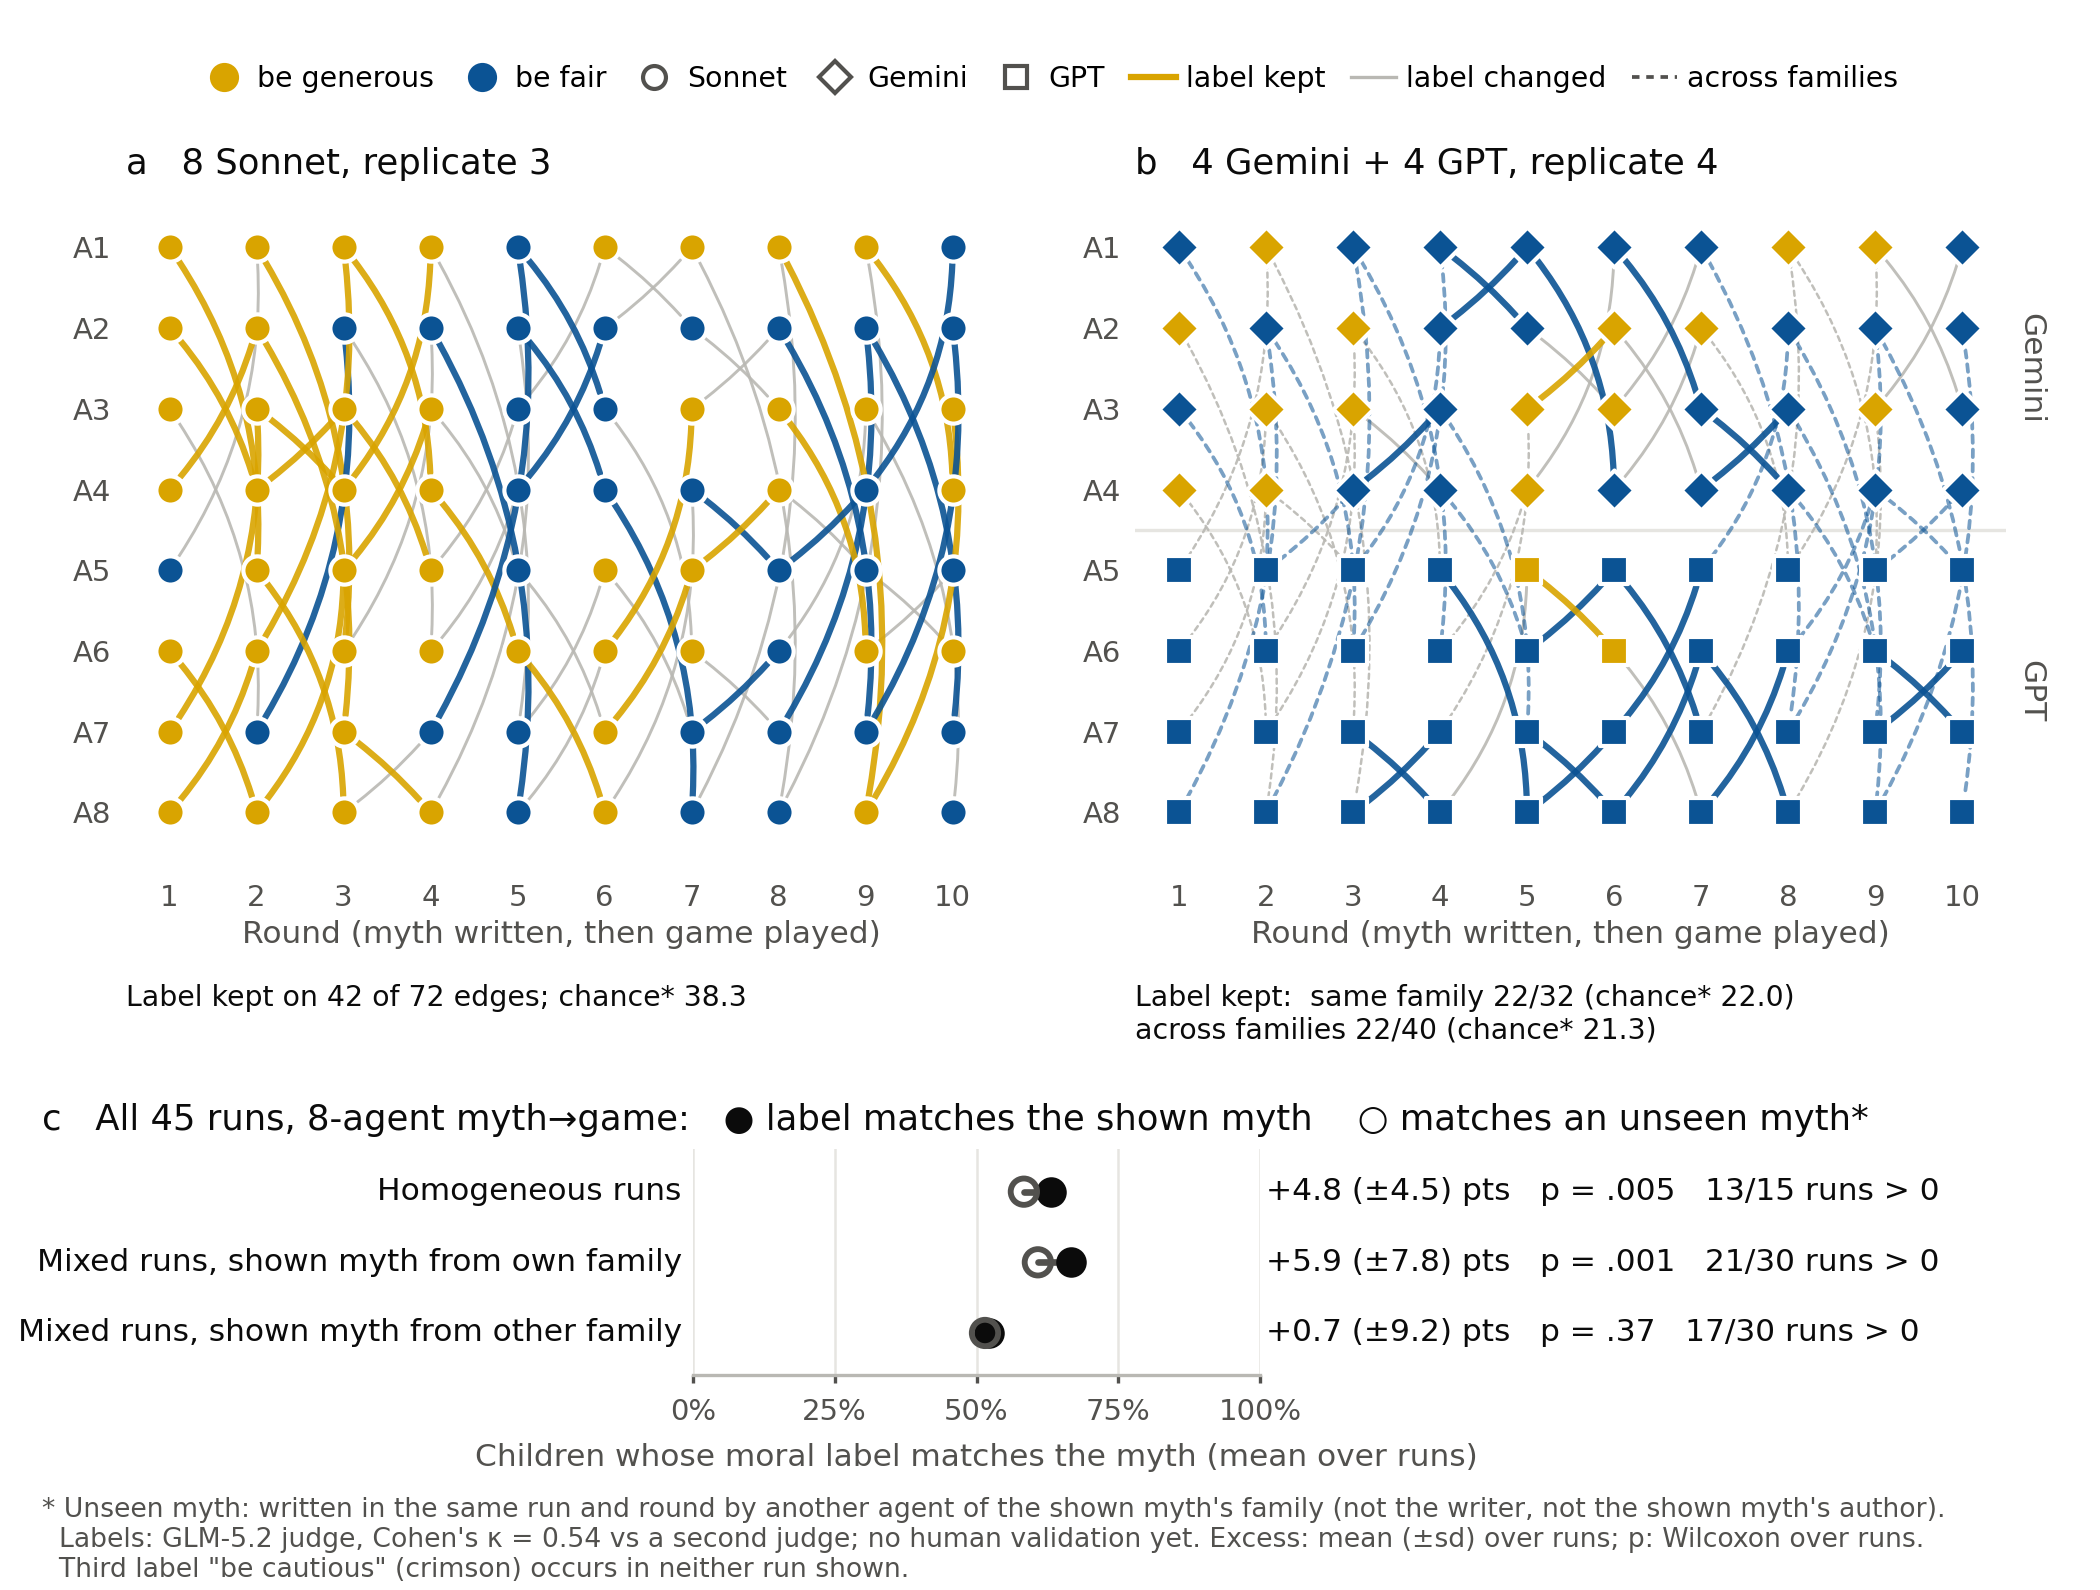

Here is the Python script that generated this plot:
#!/usr/bin/env python3
"""Time-expanded lineage view of how myth morals spread in 8-agent myth->game populations.

Panels a-b: one population run each. Rows = agents, columns = rounds 1-10. Each node is
one myth, filled by its GLM-5.2 moral label. An edge joins the myth an agent was shown
(round r-1, from the run's `myth_exposures`) to the myth the agent wrote next (round r).
Coloured edge = the child kept the shown myth's label; grey = it did not. Under each
panel: observed matches vs the matches expected if the child had been shown an unseen
myth by an agent of the parent's family (same run and round; the null of
analyses/linguistic_uptake.null_candidates).

Panel c: the aggregate test over all 8-agent myth->game runs (Wilcoxon over runs, from
docs/figures/linguistic_analysis_20260923/moral_uptake_by_task_order.csv).

Run selection (fixed before rendering): compositions picked for balance and label
variety (8 Sonnet: 48/52 fair/generous; 4 Gemini + 4 GPT: two families with distinct
styles), then the replicate with the MEDIAN per-run excess among its 5 replicates
(homogeneous: all edges; mixed: same-family edges only).

Read-only on the repo; run with the moral-split worktree as cwd:
  uv run --with pandas --with numpy --with scipy --with matplotlib --with python-dotenv \
      python <this script>
"""
from __future__ import annotations

import sys
from pathlib import Path

import numpy as np
import pandas as pd

WT = Path("/Users/ivar/Desktop/Research/AI_projects/LLM_evolution/nips-worktrees/moral-split")
sys.path.insert(0, str(WT))
from analyses._shared import configure_matplotlib  # noqa: E402
from analyses.linguistic_uptake import null_candidates  # noqa: E402
from analyses.moral_carryover import DATA, FIGS, load  # noqa: E402

configure_matplotlib()
import matplotlib.pyplot as plt  # noqa: E402
from matplotlib.lines import Line2D  # noqa: E402
from matplotlib.patches import FancyArrowPatch  # noqa: E402

OUT = Path(__file__).resolve().parent
# Team scheme (lead, 2026-09-30); fair darkened from #2a78d6, which failed against Sonnet purple #7570b3.
# Validated all-pairs together with the repo family colours (#7570b3, #d95f02, #1b9e77).
LABEL_COLORS = {"be generous": "#D9A400", "be fair": "#0b5394", "be cautious": "#B2182B"}
FAMILY_MARKER = {"Sonnet": "o", "Gemini": "D", "GPT": "s"}
INK, INK2, MUTED, GRID = "#0b0b0b", "#52514e", "#b9b8b3", "#e6e5e1"
PANELS = [("8 Sonnet", "homogeneous"), ("4 Gemini + 4 GPT", "mixed")]


# --------------------------------------------------------------------------- data

def uptake_children(m: pd.DataFrame) -> pd.DataFrame:
    """Per-child label match vs unseen, with agent id (same rules as moral_carryover.summary_measures)."""
    has = m["summary"].notna().to_numpy()
    rows = []
    for i, js in null_candidates(m).items():
        p, nulls = js[0], [j for j in js[1:] if has[j]]
        if not (has[i] and has[p]) or not nulls:
            continue
        li = m.at[i, "label"]
        rows.append({"run_id": m.at[i, "run_id"], "size": m.at[i, "size"], "mixed": m.at[i, "mixed"],
                     "composition": m.at[i, "composition"], "task_order": m.at[i, "task_order"],
                     "round": m.at[i, "round"], "agent": m.at[i, "agent"], "family": m.at[i, "family"],
                     "parent_family": m.at[p, "family"], "shown": float(li == m.at[p, "label"]),
                     "unseen": float(np.mean([li == m.at[j, "label"] for j in nulls]))})
    u = pd.DataFrame(rows)
    u["excess"] = u["shown"] - u["unseen"]
    ref = pd.read_csv(DATA / "moral_uptake_children.csv")["same_label_excess"].dropna()
    assert len(ref) == len(u) and np.allclose(np.sort(ref), np.sort(u["excess"])), "does not reproduce repo table"
    return u


def pick_run(u: pd.DataFrame, composition: str, kind: str) -> str:
    c = u[(u["composition"] == composition) & (u["task_order"] == "myth_game")]
    if kind == "mixed":
        c = c[c["family"] == c["parent_family"]]
    per_run = c.groupby("run_id")["excess"].mean().sort_values()
    assert len(per_run) == 5
    return per_run.index[2]  # median of 5


def aggregate() -> pd.DataFrame:
    """Shown / unseen match rates (mean over runs) and the published test, 8-agent myth->game."""
    ch = pd.read_csv(DATA / "moral_uptake_children.csv")
    ch = ch[(ch["setting"].str.startswith("8-agent")) & (ch["task_order"] == "myth_game")].copy()
    ch["exposure"] = np.where(ch["setting"] == "8-agent homogeneous", "same family",
                              np.where(ch["family"] == ch["parent_family"], "same family", "other family"))
    per_run = ch.groupby(["setting", "exposure", "run_id"])[["same_label_shown", "same_label_unseen",
                                                            "same_label_excess"]].mean().reset_index()
    agg = per_run.groupby(["setting", "exposure"]).agg(
        shown=("same_label_shown", "mean"), unseen=("same_label_unseen", "mean"),
        excess=("same_label_excess", "mean"), excess_sd=("same_label_excess", "std"),
        n_runs=("run_id", "nunique")).reset_index()
    pub = pd.read_csv(FIGS / "moral_uptake_by_task_order.csv")
    pub = pub[pub["setting"].str.startswith("8-agent") & (pub["task_order"] == "myth_game")]
    agg = agg.merge(pub[["setting", "exposure", "same_label_excess_mean", "same_label_excess_sd",
                         "same_label_excess_p", "same_label_excess_runs_positive", "n_runs"]],
                    on=["setting", "exposure"], suffixes=("", "_pub"))
    assert np.allclose(agg["excess"], agg["same_label_excess_mean"])
    assert np.allclose(agg["excess_sd"], agg["same_label_excess_sd"])
    assert (agg["n_runs"] == agg["n_runs_pub"]).all()
    return agg


# --------------------------------------------------------------------------- drawing

def row_order(run: pd.DataFrame) -> tuple[list[str], dict[str, str]]:
    fam = run.drop_duplicates("agent").set_index("agent")["family"].to_dict()
    order = sorted(fam, key=lambda a: (["Sonnet", "Gemini", "GPT"].index(fam[a]), int(a.split("_")[1])))
    return order, fam


def draw_network(ax, m: pd.DataFrame, u: pd.DataFrame, run_id: str, kind: str, title: str) -> str:
    run = m[m["run_id"] == run_id]
    order, fam = row_order(run)
    y = {a: len(order) - 1 - k for k, a in enumerate(order)}
    lab = {(r.round, r.agent): r.label for r in run.itertuples()}
    mixed = kind == "mixed"

    # edges: non-matches first (under), then matches
    edges = []
    for r in run[run["round"] > 1].itertuples():
        pa, pr = r.exposed_author, int(r.exposed_round)
        match = lab[(pr, pa)] == r.label
        same = fam[pa] == r.family
        edges.append((pr, y[pa], r.round, y[r.agent], match, same, r.label))
    for pr, y0, cr, y1, match, same, label in sorted(edges, key=lambda e: e[4]):
        rad = 0.0 if y0 == y1 else 0.18 * np.sign(y1 - y0) * min(1, abs(y1 - y0) / 3)
        cross = mixed and not same
        style = (0, (2.0, 1.8)) if cross else "-"
        if match:  # cross-family matches drawn lighter: they run at chance (panel c)
            kw = dict(color=LABEL_COLORS[label], lw=0.9 if cross else 1.5, alpha=0.55 if cross else 0.9, zorder=2)
        else:
            kw = dict(color=MUTED, lw=0.6 if cross else 0.7, alpha=0.9, zorder=1)
        ax.add_patch(FancyArrowPatch((pr, y0), (cr, y1), connectionstyle=f"arc3,rad={rad}",
                                     arrowstyle="-", linestyle=style, shrinkA=4, shrinkB=4, **kw))

    # nodes
    for r in run.itertuples():
        ax.scatter(r.round, y[r.agent], s=46, marker=FAMILY_MARKER[r.family], c=LABEL_COLORS[r.label],
                   edgecolors="white", linewidths=1.0, zorder=3)

    ax.set_xlim(0.5, 10.5)
    ax.set_ylim(-0.7, len(order) - 0.3)
    ax.set_xticks(range(1, 11))
    ax.set_yticks([y[a] for a in order])
    ax.set_yticklabels([a.replace("Agent_", "A") for a in order])
    ax.tick_params(length=0, labelsize=7, colors=INK2)
    for s in ax.spines.values():
        s.set_visible(False)
    ax.set_xlabel("Round (myth written, then game played)", fontsize=7.5, color=INK2, labelpad=2)
    ax.set_title(title, fontsize=8.5, color=INK, loc="left", pad=4)
    if mixed:
        fams = [fam[a] for a in order]
        cut = next(k for k in range(1, len(fams)) if fams[k] != fams[k - 1])
        ax.axhline(len(order) - cut - 0.5, color=GRID, lw=0.8, zorder=0)
        for f in dict.fromkeys(fams):
            ys = [y[a] for a in order if fam[a] == f]
            ax.text(10.62, np.mean(ys), f, rotation=270, va="center", ha="left", fontsize=7.5, color=INK2)

    # observed vs expected along this run's edges (children with an uptake row)
    c = u[u["run_id"] == run_id]
    assert len(c) <= len(edges)
    if not mixed:
        return f"Label kept on {int(c['shown'].sum())} of {len(c)} edges; chance* {c['unseen'].sum():.1f}"
    parts = []
    for name, g in (("same family", c[c["family"] == c["parent_family"]]),
                    ("across families", c[c["family"] != c["parent_family"]])):
        parts.append(f"{name} {int(g['shown'].sum())}/{len(g)} (chance* {g['unseen'].sum():.1f})")
    return "Label kept:  " + "\n".join(parts)


def draw_aggregate(ax, agg: pd.DataFrame) -> None:
    rows = [("8-agent homogeneous", "same family", "Homogeneous runs"),
            ("8-agent mixed", "same family", "Mixed runs, shown myth from own family"),
            ("8-agent mixed", "other family", "Mixed runs, shown myth from other family")]
    for k, (setting, exposure, name) in enumerate(rows):
        a = agg[(agg["setting"] == setting) & (agg["exposure"] == exposure)].iloc[0]
        yy = len(rows) - 1 - k
        ax.plot([a.unseen * 100, a.shown * 100], [yy, yy], color=INK2, lw=1.6, solid_capstyle="round", zorder=1)
        ax.scatter(a.shown * 100, yy, s=40, color=INK, zorder=2)
        ax.scatter(a.unseen * 100, yy, s=40, facecolors="none", edgecolors=INK2, linewidths=1.4, zorder=3)
        ax.text(-2, yy, name, ha="right", va="center", fontsize=7.5, color=INK)
        p = a.same_label_excess_p
        ptxt = f"p = {p:.3f}".replace("0.", ".") if p < 0.01 else f"p = {p:.2f}".replace("0.", ".")
        ax.text(101, yy, f"{a.excess * 100:+.1f} (±{a.excess_sd * 100:.1f}) pts   {ptxt}   "
                f"{int(a.same_label_excess_runs_positive)}/{int(a.n_runs)} runs > 0",
                ha="left", va="center", fontsize=7.5, color=INK)
    ax.set_xlim(0, 100)
    ax.set_ylim(-0.6, len(rows) - 0.4)
    ax.set_yticks([])
    ax.set_xticks([0, 25, 50, 75, 100])
    ax.set_xticklabels(["0%", "25%", "50%", "75%", "100%"])
    ax.tick_params(labelsize=7, colors=INK2, length=2)
    ax.grid(axis="x", color=GRID, lw=0.6)
    ax.set_axisbelow(True)
    for s in ("top", "right", "left"):
        ax.spines[s].set_visible(False)
    ax.spines["bottom"].set_color(MUTED)
    ax.set_xlabel("Children whose moral label matches the myth (mean over runs)", fontsize=7.5, color=INK2)


def main() -> None:
    m, _ = load("moral_labels_z-ai__glm-5.2.csv")
    ex = m[(m["size"] == 8) & (m["task_order"] == "myth_game") & (m["round"] > 1)]
    assert (ex["exposed_round"] == ex["round"] - 1).all() and ex["exposed_author"].notna().all()
    assert (ex.groupby("run_id").size() == 72).all()
    u = uptake_children(m)
    u8 = u[(u["size"] == 8) & (u["task_order"] == "myth_game")]
    agg = aggregate()
    print(agg[["setting", "exposure", "shown", "unseen", "excess", "excess_sd", "same_label_excess_p",
               "same_label_excess_runs_positive", "n_runs"]].to_string())

    plt.rcParams.update({"font.family": "DejaVu Sans", "savefig.facecolor": "white"})
    fig = plt.figure(figsize=(7.0, 5.3))
    gs = fig.add_gridspec(2, 2, height_ratios=[3.0, 1.0], hspace=0.62, wspace=0.16,
                          left=0.06, right=0.955, top=0.88, bottom=0.135)
    notes = []
    for k, (comp, kind) in enumerate(PANELS):
        rid = pick_run(u8, comp, kind)
        rep = int(rid.split("_rep")[1][:2])
        ax = fig.add_subplot(gs[0, k])
        title = f"{'ab'[k]}   {comp}, replicate {rep}"
        note = draw_network(ax, m, u8, rid, kind, title)
        ax.text(0.0, -0.17, note, transform=ax.transAxes, fontsize=6.8, color=INK, va="top", ha="left")
        notes.append((comp, rid, note))

    # legend row
    shown = set(m.loc[m["run_id"].isin([rid for _, rid, _ in notes]), "label"])
    h = [Line2D([], [], ls="", marker="o", ms=6, color=c, label=l) for l, c in LABEL_COLORS.items() if l in shown]
    h += [Line2D([], [], ls="", marker=mk, ms=5.5, mfc="white", mec=INK2, label=f) for f, mk in FAMILY_MARKER.items()]
    h += [Line2D([], [], color=LABEL_COLORS["be generous"], lw=1.5, label="label kept"),
          Line2D([], [], color=MUTED, lw=0.8, label="label changed"),
          Line2D([], [], color=INK2, lw=0.9, ls=(0, (2.0, 1.8)), label="across families")]
    fig.legend(handles=h, loc="upper center", ncol=len(h), bbox_to_anchor=(0.5, 0.975), frameon=False, fontsize=6.8, handlelength=1.6,
               columnspacing=0.9, handletextpad=0.35)

    cax = fig.add_subplot(gs[1, :])
    pos = cax.get_position()
    cax.set_position([0.33, pos.y0, 0.27, pos.height])
    draw_aggregate(cax, agg)
    fig.text(0.02, pos.y1 + 0.012, "c   All 45 runs, 8-agent myth→game:   ● label matches the shown myth    "
             "○ matches an unseen myth*", fontsize=8.5, color=INK, ha="left")
    fig.text(0.02, 0.008, "* Unseen myth: written in the same run and round by another agent of the shown myth's "
             "family (not the writer, not the shown myth's author).\n  Labels: GLM-5.2 judge, Cohen's κ = 0.54 "
             "vs a second judge; no human validation yet. Excess: mean (±sd) over runs; p: Wilcoxon over runs.\n"
             "  Third label \"be cautious\" (crimson) occurs in neither run shown.",
             fontsize=6.4, color=INK2, ha="left")

    for ext in ("png", "pdf"):
        fig.savefig(OUT / f"moral_lineage_network.{ext}", dpi=300)
    for comp, rid, note in notes:
        print(comp, rid, "|", note)


if __name__ == "__main__":
    main()
